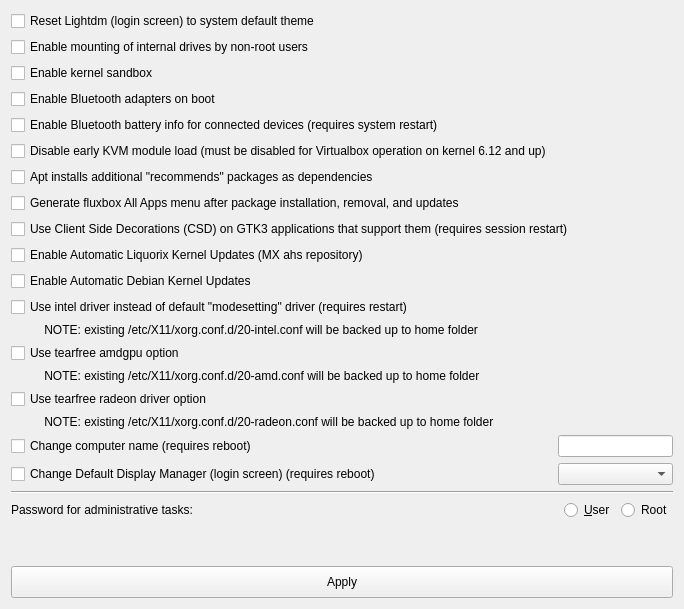
     <widget class="QWidget" name="etcTab">
      <attribute name="title">
       <string>Other</string>
      </attribute>
      <layout class="QGridLayout" name="gridLayout_8">
       <item row="0" column="0">
        <layout class="QGridLayout" name="gridLayout_7">
         <item row="3" column="0" colspan="4">
          <widget class="QCheckBox" name="checkBoxbluetoothAutoEnable">
           <property name="toolTip">
            <string>&lt;html&gt;&lt;head/&gt;&lt;body&gt;&lt;p&gt;requires reboot&lt;/p&gt;&lt;/body&gt;&lt;/html&gt;</string>
           </property>
           <property name="text">
            <string>Enable Bluetooth adapters on boot</string>
           </property>
          </widget>
         </item>
         <item row="11" column="0" colspan="4">
          <widget class="QCheckBox" name="checkboxIntelDriver">
           <property name="text">
            <string>Use intel driver instead of default &quot;modesetting&quot; driver (requires restart)</string>
           </property>
          </widget>
         </item>
         <item row="16" column="0" colspan="3">
          <widget class="QLabel" name="labelradeon">
           <property name="text">
            <string>          NOTE: existing /etc/X11/xorg.conf.d/20-radeon.conf will be backed up to home folder</string>
           </property>
          </widget>
         </item>
         <item row="0" column="0" colspan="4">
          <widget class="QCheckBox" name="checkBoxLightdmReset">
           <property name="text">
            <string>Reset Lightdm (login screen) to system default theme</string>
           </property>
          </widget>
         </item>
         <item row="20" column="3">
          <widget class="QRadioButton" name="radioSudoRoot">
           <property name="text">
            <string>Root</string>
           </property>
          </widget>
         </item>
         <item row="17" column="1" colspan="3">
          <widget class="QLineEdit" name="lineEditHostname"/>
         </item>
         <item row="17" column="0">
          <widget class="QCheckBox" name="checkBoxComputerName">
           <property name="text">
            <string extracomment="option to change the system hostname, requires a reboot to be 100% effective">Change computer name (requires reboot)</string>
           </property>
          </widget>
         </item>
         <item row="2" column="0" colspan="4">
          <widget class="QCheckBox" name="checkBoxSandbox">
           <property name="text">
            <string>Enable kernel sandbox</string>
           </property>
          </widget>
         </item>
         <item row="1" column="0" colspan="4">
          <widget class="QCheckBox" name="checkBoxMountInternalDrivesNonRoot">
           <property name="text">
            <string>Enable mounting of internal drives by non-root users</string>
           </property>
          </widget>
         </item>
         <item row="4" column="0">
          <widget class="QCheckBox" name="checkBoxBluetoothBattery">
           <property name="text">
            <string extracomment="expose battery info for connected bluetooth devices to the operating system via dbus">Enable Bluetooth battery info for connected devices (requires system restart)</string>
           </property>
          </widget>
         </item>
         <item row="6" column="0" colspan="4">
          <widget class="QCheckBox" name="checkBoxInstallRecommends">
           <property name="text">
            <string>Apt installs additional &quot;recommends&quot; packages as dependencies</string>
           </property>
          </widget>
         </item>
         <item row="18" column="1" colspan="3">
          <widget class="QComboBox" name="comboBoxDisplayManager"/>
         </item>
         <item row="19" column="0" colspan="4">
          <widget class="Line" name="line_2">
           <property name="orientation">
            <enum>Qt::Orientation::Horizontal</enum>
           </property>
          </widget>
         </item>
         <item row="20" column="0" colspan="2">
          <widget class="QLabel" name="label_11">
           <property name="text">
            <string>Password for administrative tasks:</string>
           </property>
          </widget>
         </item>
         <item row="9" column="0" colspan="4">
          <widget class="QCheckBox" name="checkBoxLiqKernelUpdates">
           <property name="toolTip">
            <string extracomment="toggle for apt hold action on update meta packages">put a hold or remove a hold on updates of Liquorix kernels</string>
           </property>
           <property name="text">
            <string extracomment="uses apt-mark to hold or unhold updates to kernel metapackages">Enable Automatic Liquorix Kernel Updates (MX ahs repository)</string>
           </property>
          </widget>
         </item>
         <item row="14" column="0" colspan="3">
          <widget class="QLabel" name="labelamdgpu">
           <property name="text">
            <string>          NOTE: existing /etc/X11/xorg.conf.d/20-amd.conf will be backed up to home folder</string>
           </property>
          </widget>
         </item>
         <item row="22" column="0" colspan="4">
          <widget class="QPushButton" name="ButtonApplyEtc">
           <property name="minimumSize">
            <size>
             <width>0</width>
             <height>32</height>
            </size>
           </property>
           <property name="text">
            <string>Apply</string>
           </property>
           <property name="icon">
            <iconset theme="dialog-ok"/>
           </property>
          </widget>
         </item>
         <item row="15" column="0" colspan="4">
          <widget class="QCheckBox" name="checkboxRadeontearfree">
           <property name="text">
            <string>Use tearfree radeon driver option</string>
           </property>
          </widget>
         </item>
         <item row="13" column="0" colspan="4">
          <widget class="QCheckBox" name="checkboxAMDtearfree">
           <property name="text">
            <string>Use tearfree amdgpu option</string>
           </property>
          </widget>
         </item>
         <item row="18" column="0">
          <widget class="QCheckBox" name="checkBoxDisplayManager">
           <property name="text">
            <string extracomment="option to change display manager login screen.  present if more than one display manager is installed">Change Default Display Manager (login screen) (requires reboot)</string>
           </property>
          </widget>
         </item>
         <item row="8" column="0" colspan="4">
          <widget class="QCheckBox" name="checkBoxCSD">
           <property name="text">
            <string>Use Client Side Decorations (CSD) on GTK3 applications that support them (requires session restart)</string>
           </property>
          </widget>
         </item>
         <item row="20" column="2">
          <widget class="QRadioButton" name="radioSudoUser">
           <property name="text">
            <string>&amp;User</string>
           </property>
          </widget>
         </item>
         <item row="10" column="0" colspan="4">
          <widget class="QCheckBox" name="checkBoxDebianKernelUpdates">
           <property name="toolTip">
            <string extracomment="toggle for apt hold action on update meta packages">put a hold or remove a hold on updates of Debian  kernels</string>
           </property>
           <property name="text">
            <string extracomment="uses apt-mark to hold or unhold updates to kernel metapackages">Enable Automatic Debian Kernel Updates</string>
           </property>
          </widget>
         </item>
         <item row="21" column="0">
          <spacer name="verticalSpacer_6">
           <property name="orientation">
            <enum>Qt::Orientation::Vertical</enum>
           </property>
           <property name="sizeHint" stdset="0">
            <size>
             <width>20</width>
             <height>40</height>
            </size>
           </property>
          </spacer>
         </item>
         <item row="12" column="0" colspan="3">
          <widget class="QLabel" name="labelIntel">
           <property name="text">
            <string>          NOTE: existing /etc/X11/xorg.conf.d/20-intel.conf will be backed up to home folder</string>
           </property>
          </widget>
         </item>
         <item row="7" column="0" colspan="4">
          <widget class="QCheckBox" name="checkBoxDisableFluxboxMenuGeneration">
           <property name="text">
            <string>Generate fluxbox All Apps menu after package installation, removal, and updates</string>
           </property>
          </widget>
         </item>
         <item row="5" column="0">
          <widget class="QCheckBox" name="checkBoxKVMVirtLoad">
           <property name="toolTip">
            <string extracomment="early loading is new on 6.12 kernel and conflicts with virtualbox">&lt;html&gt;&lt;head/&gt;&lt;body&gt;&lt;p&gt;Early loading of KVM module is new to  kernel 6.12 and conflicts with some non-KVM virtual machine applications, including virtualbox &lt;/p&gt;&lt;/body&gt;&lt;/html&gt;</string>
           </property>
           <property name="text">
            <string extracomment="disable early loading of KVM module.  necessary for virtualbox to function with kernels 6.12 and up.  actually default behavior on kernels 6.11 and earlier.">Disable early KVM module load (must be disabled for Virtualbox operation on kernel 6.12 and up)</string>
           </property>
          </widget>
         </item>
        </layout>
       </item>
      </layout>
     </widget>
